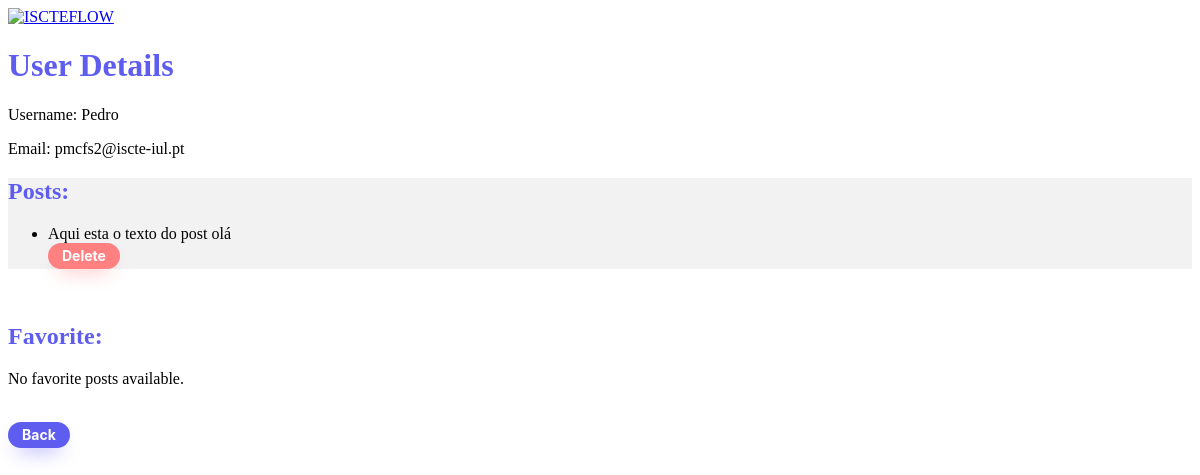
The app's page /home/profile/ (signed in), older data.
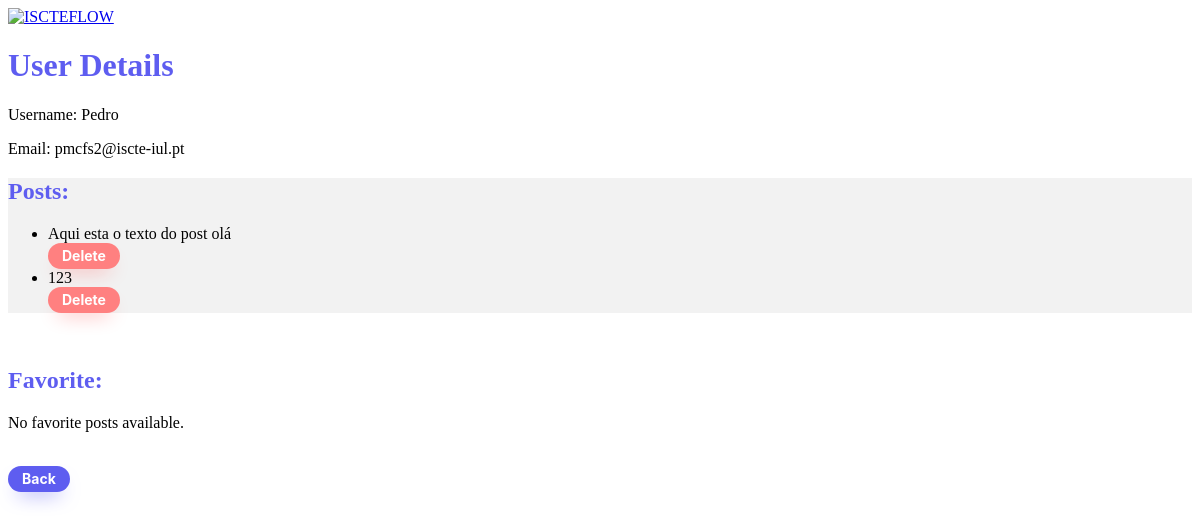
The same page, newer data.
### home/models.py (models this page shows, shortened)
class Post(models.Model):
    author = models.ForeignKey(User, on_delete=models.SET_NULL, blank=True, null=True)
    post_content = models.TextField()
    post_time = models.DateTimeField('post date')
    post_title = models.CharField(max_length=100, default='No title')
    liked_by = models.ManyToManyField(User, related_name='post_likes')
    likes_count = models.PositiveIntegerField(default=0)
    topic = models.CharField(max_length=100, null=True)
    favorited_by = models.ManyToManyField(User, related_name='favorite_posts')

### home/views.py (the view)
# urls.py: path('profile/', views.profile, name='profile'),
@login_required
def profile(request):
    user = request.user
    posts = Post.objects.filter(author=user)
    favorite_posts = user.favorite_posts.all()  # Fetch the user's favorite posts
    return render(request, 'home/profile.html', {'user': user, 'posts': posts, 'favorite_posts': favorite_posts})

### home/templates/home/profile.html (shortened to what this page needs)
<!DOCTYPE html>
<html lang="en">
<head>
    {% load static %}
    <link rel="stylesheet" type="text/css" href="{% static 'home/css/styles.css' %}">
</head>
<body>
 <a href="/home">
        <img src="{% static 'home/images/image.png'%}" alt="ISCTEFLOW" width="400" height="100">
        </a>
 <h1>User Details</h1>
    <p>Username: {{ user.username }}</p>
    <p>Email: {{ user.email }}</p>
<section class="actions_post2">
 <h2>Posts:</h2>
    {% if posts %}
    <ul>
        {% for post in posts %}
            <li>
                {{ post.post_content }}
                <form method="post" action="{% url 'home:delete_post' post.id %}">
                    <button class="button-33" type="submit">Delete</button>
                    <br>
                </form>
            </li>
        {% endfor %}
    </ul>
{% else %}
    <p>No posts available.</p>
{% endif %}
</section>
<br>
 <h2>Favorite:</h2>
{% if favorite_posts %}
        <ul>
            {% for post in favorite_posts %}
                <li>
                    {{ post.post_content }}
                </li>
            {% endfor %}
        </ul>
    {% else %}
        <p>No favorite posts available.</p>
    {% endif %}
 <br>
   <button class="button-34" onclick="window.location.href='{% url 'home:index' %}'">Back</button>
</body>
</html>

Row changes from the older to the newer data that the page shows:
added Post: post_content "123"
